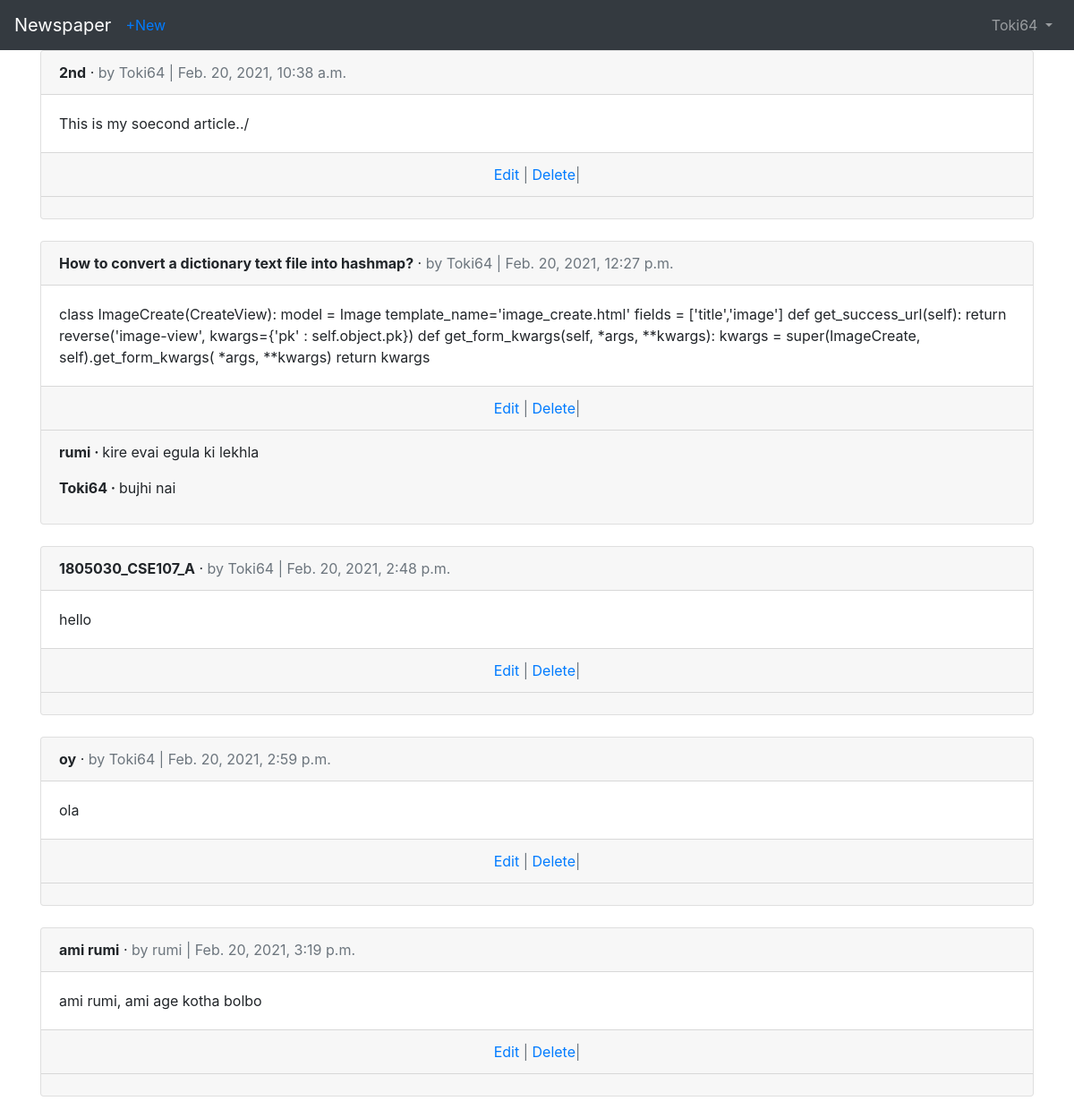
The page /articles/ (signed in) on the database its author committed.
### users/models.py (models this page shows)
class CustomUser(AbstractUser):
	age=models.PositiveIntegerField(null=True,blank=True)

### articles/models.py (models this page shows, shortened)
class Article(models.Model):
	title=models.CharField(max_length=255)
	body=models.TextField()
	date=models.DateTimeField(auto_now_add=True)
	author=models.ForeignKey(
		get_user_model(),
		on_delete=models.CASCADE,
		)

class Comment(models.Model):
	article = models.ForeignKey(Article,on_delete=models.CASCADE,related_name='comments',)
	comment=models.CharField(max_length=250)
	author=models.ForeignKey(
			get_user_model(),
			on_delete=models.CASCADE,
 		)
	def __str__(self):
		return self.comment

### articles/views.py (the view)
# urls.py: path('',ArticleListView.as_view(),name='article_list'),
class ArticleListView(LoginRequiredMixin,ListView):
	model=Article
	template_name='article_list.html'

### templates/article_list.html (shortened to what this page needs)
{% extends 'base.html' %}
{% block content %}
{% for article in object_list %}
<div class="card">
<div class="card-header">
<span class="font-weight-bold">{{ article.title }}</span> &middot;
<span class="text-muted">by {{ article.author }} |
{{ article.date }}</span>
</div>
<div class="card-body">
{{ article.body }}
</div>
<div class="card-footer text-center text-muted">
<a href="{% url 'article_edit' article.pk %}">Edit</a> |
<a href="{% url 'article_delete' article.pk %}">Delete</a>|
</div>
<div class="card-footer">
	{% for comment in article.comments.all %}
		<p>
			<span class="font-weight-bold">{{ comment.author }} &middot; </span>
			{{ comment }}
		</p>
	{% endfor %}
</div>
</div>
<br />
{% endfor %}
{% endblock content %}

### templates/base.html (shortened to what this page needs)
<!doctype html>
<html lang="en">
<head>
<link rel="stylesheet"
href="https://stackpath.bootstrapcdn.com/bootstrap/4.1.3/css/\
bootstrap.min.css"
integrity="sha384-MCw98/SFnGE8fJT3GXwEOngsV7Zt27NXFoaoApmYm81i\
uXoPkFOJwJ8ERdknLPMO"
crossorigin="anonymous">
</head>
<body>
	<nav class="navbar navbar-expand-md navbar-dark bg-dark mb-Ǔ">
<a class="navbar-brand" href="{% url 'home' %}">Newspaper</a>
{% if user.is_authenticated %}
	<ul class="navbar-nav mr-auto">
		<li class="nav-item"><a href="{% url 'article_create' %}">+New</a></li>
	</ul>
{% endif %}
<div class="collapse navbar-collapse" id="navbarCollapse">
{% if user.is_authenticated %}
<ul class="navbar-nav ml-auto">
<li class="nav-item">
<a class="nav-link dropdown-toggle" href="#" id="userMenu"
data-toggle="dropdown" aria-haspopup="true"
aria-expanded="false">
{{ user.username }}
</a>
</li>
</ul>
{% endif %}
</div>
</nav>
<div class="container">
{% block content %}
{% endblock content %}
</div>
</body>
</html>

### rows shown on the page
CustomUser: username "Toki64"
Article: title "2nd", author "Toki64", date "Feb. 20, 2021, 10:38 a.m.", body "This is my soecond article../"
Article: title "How to convert a dictionary text file into hashmap?", author "Toki64", date "Feb. 20, 2021, 12:27 p.m.", body "class ImageCreate(CreateView): model = Image template_name='image_create.html' fields = ['title','image'] def get_success_url(self): return reverse('image-view', kwargs={'pk' : self.object.pk}) def get_form_kwargs(self, *args, **kwargs): kwargs = super(ImageCreate, self).get_form_kwargs( *args, **kwargs) return kwargs"
Comment: author "rumi", comment "kire evai egula ki lekhla"
Comment: author "Toki64", comment "bujhi nai"
Article: title "1805030_CSE107_A", author "Toki64", date "Feb. 20, 2021, 2:48 p.m.", body "hello"
Article: title "oy", author "Toki64", date "Feb. 20, 2021, 2:59 p.m.", body "ola"
Article: title "ami rumi", author "rumi", date "Feb. 20, 2021, 3:19 p.m.", body "ami rumi, ami age kotha bolbo"
